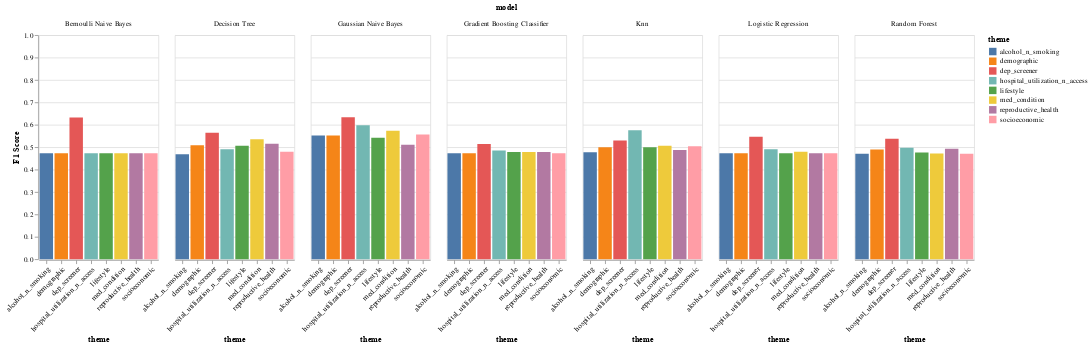

The cell this chart's notebook holds for it:
### Code cell
# TODO: Altair plot doesn't render


by_theme_f1

### Figure 1 — Vega-Lite specification as saved in the notebook (floating-point values rounded to 4 significant figures)
{"config": {"view": {"continuousWidth": 400, "continuousHeight": 300}}, "data": {"name": "data-a512b7a9f9e332ee0c0a6d427f814df2"}, "facet": {"field": "model", "type": "nominal"}, "spec": {"mark": "bar", "encoding": {"color": {"field": "theme", "type": "nominal"}, "x": {"axis": {"labelAngle": -45}, "field": "theme", "title": "theme", "type": "nominal"}, "y": {"field": "f1-score", "scale": {"domain": [0, 1]}, "title": "F1 Score", "type": "quantitative"}}}, "$schema": "https://vega.github.io/schema/vega-lite/v4.17.0.json", "datasets": {"data-a512b7a9f9e332ee0c0a6d427f814df2": [{"model": "Bernoulli Naive Bayes", "grouping": "Macro Avg", "precision": 0.6145, "recall": 0.6752, "f1-score": 0.6324, "support": 1549.0, "accuracy": 0.827, "theme": "dep_screener"}, {"model": "Gaussian Naive Bayes", "grouping": "Macro Avg", "precision": 0.6186, "recall": 0.6605, "f1-score": 0.6337, "support": 1549.0, "accuracy": 0.8405, "theme": "dep_screener"}, {"model": "Decision Tree", "grouping": "Macro Avg", "precision": 0.5855, "recall": 0.5555, "f1-score": 0.5645, "support": 1549.0, "accuracy": 0.867, "theme": "dep_screener"}, {"model": "Logistic Regression", "grouping": "Macro Avg", "precision": 0.6856, "recall": 0.5383, "f1-score": 0.5464, "support": 1549.0, "accuracy": 0.8961, "theme": "dep_screener"}, {"model": "Random Forest", "grouping": "Macro Avg", "precision": 0.6323, "recall": 0.5326, "f1-score": 0.5376, "support": 1549.0, "accuracy": 0.8909, "theme": "dep_screener"}, {"model": "Knn", "grouping": "Macro Avg", "precision": 0.641, "recall": 0.5281, "f1-score": 0.53, "support": 1549.0, "accuracy": 0.8928, "theme": "dep_screener"}, {"model": "Gradient Boosting Classifier", "grouping": "Macro Avg", "precision": 0.7198, "recall": 0.5199, "f1-score": 0.5137, "support": 1549.0, "accuracy": 0.898, "theme": "dep_screener"}, {"model": "Gaussian Naive Bayes", "grouping": "Macro Avg", "precision": 0.5858, "recall": 0.6502, "f1-score": 0.5976, "support": 1549.0, "accuracy": 0.7921, "theme": "hospital_utilization_n_access"}, {"model": "Knn", "grouping": "Macro Avg", "precision": 0.6928, "recall": 0.5578, "f1-score": 0.5756, "support": 1549.0, "accuracy": 0.8961, "theme": "hospital_utilization_n_access"}, {"model": "Random Forest", "grouping": "Macro Avg", "precision": 0.6997, "recall": 0.5111, "f1-score": 0.4968, "support": 1549.0, "accuracy": 0.8974, "theme": "hospital_utilization_n_access"}, {"model": "Decision Tree", "grouping": "Macro Avg", "precision": 0.6637, "recall": 0.508, "f1-score": 0.4908, "support": 1549.0, "accuracy": 0.8967, "theme": "hospital_utilization_n_access"}, {"model": "Logistic Regression", "grouping": "Macro Avg", "precision": 0.6369, "recall": 0.5076, "f1-score": 0.4905, "support": 1549.0, "accuracy": 0.8961, "theme": "hospital_utilization_n_access"}, {"model": "Gradient Boosting Classifier", "grouping": "Macro Avg", "precision": 0.7826, "recall": 0.5059, "f1-score": 0.4854, "support": 1549.0, "accuracy": 0.898, "theme": "hospital_utilization_n_access"}, {"model": "Bernoulli Naive Bayes", "grouping": "Macro Avg", "precision": 0.4487, "recall": 0.5, "f1-score": 0.4729, "support": 1549.0, "accuracy": 0.8974, "theme": "hospital_utilization_n_access"}, {"model": "Gaussian Naive Bayes", "grouping": "Macro Avg", "precision": 0.5469, "recall": 0.5712, "f1-score": 0.5515, "support": 1549.0, "accuracy": 0.7902, "theme": "alcohol_n_smoking"}, {"model": "Logistic Regression", "grouping": "Macro Avg", "precision": 0.4487, "recall": 0.5, "f1-score": 0.4729, "support": 1549.0, "accuracy": 0.8974, "theme": "alcohol_n_smoking"}, {"model": "Bernoulli Naive Bayes", "grouping": "Macro Avg", "precision": 0.4487, "recall": 0.5, "f1-score": 0.4729, "support": 1549.0, "accuracy": 0.8974, "theme": "alcohol_n_smoking"}, {"model": "Gradient Boosting Classifier", "grouping": "Macro Avg", "precision": 0.4486, "recall": 0.4996, "f1-score": 0.4728, "support": 1549.0, "accuracy": 0.8967, "theme": "alcohol_n_smoking"}, {"model": "Knn", "grouping": "Macro Avg", "precision": 0.4903, "recall": 0.4992, "f1-score": 0.477, "support": 1549.0, "accuracy": 0.8909, "theme": "alcohol_n_smoking"}, {"model": "Random Forest", "grouping": "Macro Avg", "precision": 0.4483, "recall": 0.4957, "f1-score": 0.4708, "support": 1549.0, "accuracy": 0.8896, "theme": "alcohol_n_smoking"}, {"model": "Decision Tree", "grouping": "Macro Avg", "precision": 0.4479, "recall": 0.4914, "f1-score": 0.4686, "support": 1549.0, "accuracy": 0.8819, "theme": "alcohol_n_smoking"}, {"model": "Decision Tree", "grouping": "Macro Avg", "precision": 0.5146, "recall": 0.5156, "f1-score": 0.515, "support": 1549.0, "accuracy": 0.8154, "theme": "reproductive_health"}, {"model": "Gaussian Naive Bayes", "grouping": "Macro Avg", "precision": 0.511, "recall": 0.5132, "f1-score": 0.5113, "support": 1549.0, "accuracy": 0.8012, "theme": "reproductive_health"}, {"model": "Random Forest", "grouping": "Macro Avg", "precision": 0.5148, "recall": 0.5039, "f1-score": 0.4932, "support": 1549.0, "accuracy": 0.8793, "theme": "reproductive_health"}, {"model": "Knn", "grouping": "Macro Avg", "precision": 0.528, "recall": 0.5037, "f1-score": 0.4874, "support": 1549.0, "accuracy": 0.889, "theme": "reproductive_health"}, {"model": "Gradient Boosting Classifier", "grouping": "Macro Avg", "precision": 0.6156, "recall": 0.5024, "f1-score": 0.4789, "support": 1549.0, "accuracy": 0.8967, "theme": "reproductive_health"}, {"model": "Bernoulli Naive Bayes", "grouping": "Macro Avg", "precision": 0.4487, "recall": 0.5, "f1-score": 0.4729, "support": 1549.0, "accuracy": 0.8974, "theme": "reproductive_health"}, {"model": "Logistic Regression", "grouping": "Macro Avg", "precision": 0.4487, "recall": 0.5, "f1-score": 0.4729, "support": 1549.0, "accuracy": 0.8974, "theme": "reproductive_health"}, {"model": "Gaussian Naive Bayes", "grouping": "Macro Avg", "precision": 0.566, "recall": 0.6108, "f1-score": 0.5736, "support": 1549.0, "accuracy": 0.7863, "theme": "med_condition"}, {"model": "Decision Tree", "grouping": "Macro Avg", "precision": 0.5329, "recall": 0.5379, "f1-score": 0.5347, "support": 1549.0, "accuracy": 0.8154, "theme": "med_condition"}, {"model": "Knn", "grouping": "Macro Avg", "precision": 0.6265, "recall": 0.5149, "f1-score": 0.506, "support": 1549.0, "accuracy": 0.8941, "theme": "med_condition"}, {"model": "Logistic Regression", "grouping": "Macro Avg", "precision": 0.6989, "recall": 0.5028, "f1-score": 0.4791, "support": 1549.0, "accuracy": 0.8974, "theme": "med_condition"}, {"model": "Gradient Boosting Classifier", "grouping": "Macro Avg", "precision": 0.5112, "recall": 0.5006, "f1-score": 0.4778, "support": 1549.0, "accuracy": 0.8935, "theme": "med_condition"}, {"model": "Bernoulli Naive Bayes", "grouping": "Macro Avg", "precision": 0.4487, "recall": 0.5, "f1-score": 0.4729, "support": 1549.0, "accuracy": 0.8974, "theme": "med_condition"}, {"model": "Random Forest", "grouping": "Macro Avg", "precision": 0.4485, "recall": 0.4978, "f1-score": 0.4719, "support": 1549.0, "accuracy": 0.8935, "theme": "med_condition"}, {"model": "Gaussian Naive Bayes", "grouping": "Macro Avg", "precision": 0.5524, "recall": 0.5375, "f1-score": 0.542, "support": 1549.0, "accuracy": 0.8547, "theme": "lifestyle"}, {"model": "Knn", "grouping": "Macro Avg", "precision": 0.5886, "recall": 0.511, "f1-score": 0.4997, "support": 1549.0, "accuracy": 0.8922, "theme": "lifestyle"}, {"model": "Decision Tree", "grouping": "Macro Avg", "precision": 0.5068, "recall": 0.5063, "f1-score": 0.5065, "support": 1549.0, "accuracy": 0.8238, "theme": "lifestyle"}, {"model": "Gradient Boosting Classifier", "grouping": "Macro Avg", "precision": 0.5202, "recall": 0.501, "f1-score": 0.4781, "support": 1549.0, "accuracy": 0.8941, "theme": "lifestyle"}, {"model": "Bernoulli Naive Bayes", "grouping": "Macro Avg", "precision": 0.4487, "recall": 0.5, "f1-score": 0.4729, "support": 1549.0, "accuracy": 0.8974, "theme": "lifestyle"}, {"model": "Logistic Regression", "grouping": "Macro Avg", "precision": 0.4486, "recall": 0.4996, "f1-score": 0.4728, "support": 1549.0, "accuracy": 0.8967, "theme": "lifestyle"}, {"model": "Random Forest", "grouping": "Macro Avg", "precision": 0.4818, "recall": 0.4981, "f1-score": 0.4763, "support": 1549.0, "accuracy": 0.889, "theme": "lifestyle"}, {"model": "Gaussian Naive Bayes", "grouping": "Macro Avg", "precision": 0.5862, "recall": 0.5431, "f1-score": 0.5516, "support": 1549.0, "accuracy": 0.8748, "theme": "demographic"}, {"model": "Knn", "grouping": "Macro Avg", "precision": 0.5813, "recall": 0.5107, "f1-score": 0.4993, "support": 1549.0, "accuracy": 0.8915, "theme": "demographic"}, {"model": "Decision Tree", "grouping": "Macro Avg", "precision": 0.5092, "recall": 0.5079, "f1-score": 0.5081, "support": 1549.0, "accuracy": 0.8315, "theme": "demographic"}, {"model": "Logistic Regression", "grouping": "Macro Avg", "precision": 0.4487, "recall": 0.5, "f1-score": 0.4729, "support": 1549.0, "accuracy": 0.8974, "theme": "demographic"}, {"model": "Bernoulli Naive Bayes", "grouping": "Macro Avg", "precision": 0.4487, "recall": 0.5, "f1-score": 0.4729, "support": 1549.0, "accuracy": 0.8974, "theme": "demographic"}, {"model": "Gradient Boosting Classifier", "grouping": "Macro Avg", "precision": 0.4486, "recall": 0.4996, "f1-score": 0.4728, "support": 1549.0, "accuracy": 0.8967, "theme": "demographic"}, {"model": "Random Forest", "grouping": "Macro Avg", "precision": 0.4976, "recall": 0.4992, "f1-score": 0.4892, "support": 1549.0, "accuracy": 0.8709, "theme": "demographic"}, {"model": "Gaussian Naive Bayes", "grouping": "Macro Avg", "precision": 0.5633, "recall": 0.5521, "f1-score": 0.5565, "support": 1549.0, "accuracy": 0.8509, "theme": "socioeconomic"}, {"model": "Knn", "grouping": "Macro Avg", "precision": 0.5046, "recall": 0.504, "f1-score": 0.5039, "support": 1549.0, "accuracy": 0.8296, "theme": "socioeconomic"}, {"model": "Logistic Regression", "grouping": "Macro Avg", "precision": 0.4487, "recall": 0.5, "f1-score": 0.4729, "support": 1549.0, "accuracy": 0.8974, "theme": "socioeconomic"}, {"model": "Bernoulli Naive Bayes", "grouping": "Macro Avg", "precision": 0.4487, "recall": 0.5, "f1-score": 0.4729, "support": 1549.0, "accuracy": 0.8974, "theme": "socioeconomic"}, {"model": "Gradient Boosting Classifier", "grouping": "Macro Avg", "precision": 0.4486, "recall": 0.4996, "f1-score": 0.4728, "support": 1549.0, "accuracy": 0.8967, "theme": "socioeconomic"}, {"model": "Decision Tree", "grouping": "Macro Avg", "precision": 0.4828, "recall": 0.4966, "f1-score": 0.479, "support": 1549.0, "accuracy": 0.8812, "theme": "socioeconomic"}, {"model": "Random Forest", "grouping": "Macro Avg", "precision": 0.4482, "recall": 0.4953, "f1-score": 0.4706, "support": 1549.0, "accuracy": 0.889, "theme": "socioeconomic"}]}}
